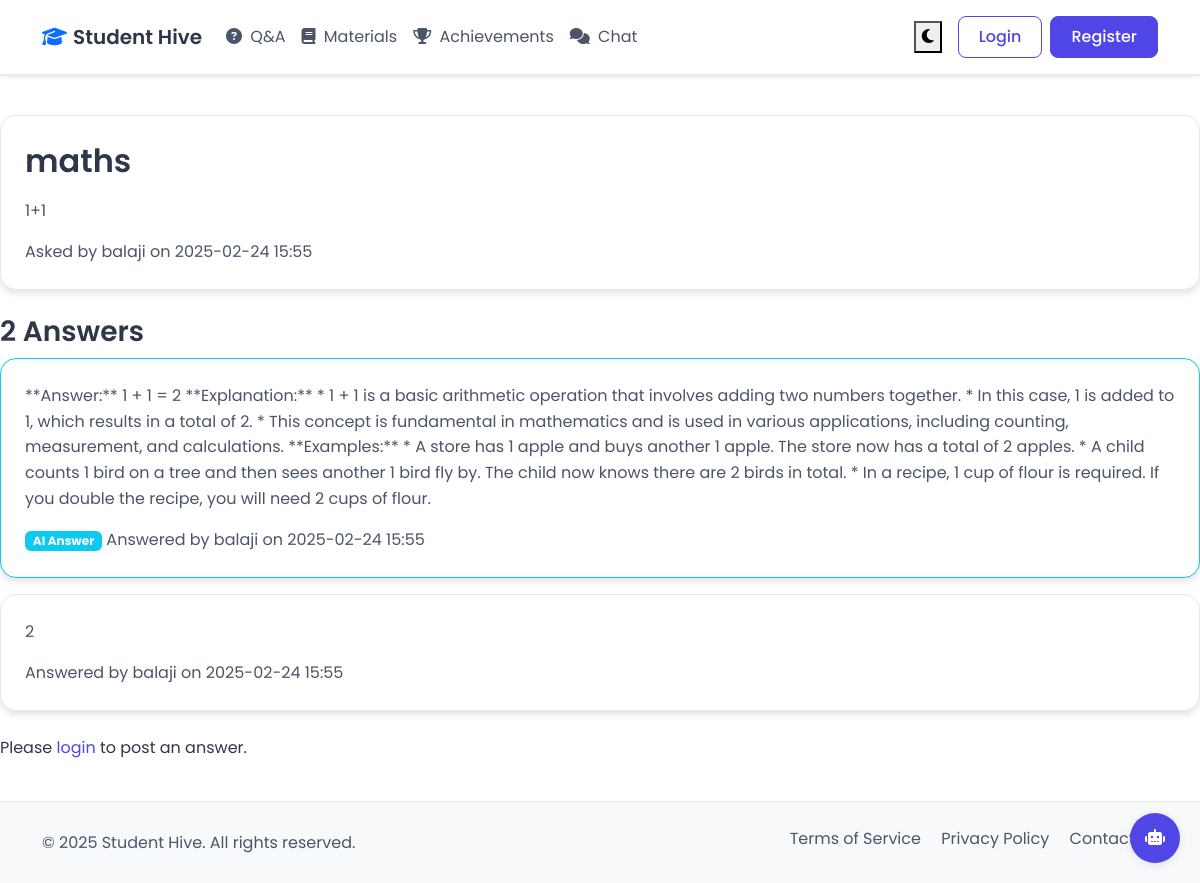
Page /question/2 on the committed database.
### app.py (models this page shows, shortened)
class Question(db.Model):
    id = db.Column(db.Integer, primary_key=True)
    title = db.Column(db.String(200), nullable=False)
    content = db.Column(db.Text, nullable=False)
    timestamp = db.Column(db.DateTime, default=datetime.utcnow)
    user_id = db.Column(db.Integer, db.ForeignKey('user.id'), nullable=False)
    answers = db.relationship('Answer', backref='question', lazy=True)

class User(UserMixin, db.Model):
    id = db.Column(db.Integer, primary_key=True)
    username = db.Column(db.String(80), unique=True, nullable=False)
    email = db.Column(db.String(120), unique=True, nullable=False)
    password_hash = db.Column(db.String(128))
    questions = db.relationship('Question', backref='author', lazy=True)
    answers = db.relationship('Answer', backref='author', lazy=True)
    achievements = db.relationship('Achievement', backref='user', lazy=True)
    materials = db.relationship('StudyMaterial', backref='author', lazy=True)
    projects = db.relationship('Project', backref='author', lazy=True)
    chat_messages = db.relationship('ChatMessage', backref='author', lazy=True)
    achievement_comments = db.relationship('AchievementComment', backref='author', lazy=True)
    tutor_sessions = db.relationship('TutorSession', backref='student', lazy=True)

class Answer(db.Model):
    id = db.Column(db.Integer, primary_key=True)
    content = db.Column(db.Text, nullable=False)
    timestamp = db.Column(db.DateTime, default=datetime.utcnow)
    is_ai = db.Column(db.Boolean, default=False)
    user_id = db.Column(db.Integer, db.ForeignKey('user.id'), nullable=False)
    question_id = db.Column(db.Integer, db.ForeignKey('question.id'), nullable=False)

### app.py (the view)
@app.route('/question/<int:question_id>')
def view_question(question_id):
    question = Question.query.get_or_404(question_id)
    return render_template('question.html', question=question)

### templates/question.html
{% extends "base.html" %}
{% block content %}
<div class="row">
    <div class="col-md-12">
        <div class="card mb-4">
            <div class="card-body">
                <h2 class="card-title">{{ question.title }}</h2>
                <p class="card-text">{{ question.content }}</p>
                <div class="text-muted">
                    Asked by {{ question.author.username }} on {{ question.timestamp.strftime('%Y-%m-%d %H:%M') }}
                </div>
            </div>
        </div>
        <h3>{{ question.answers|length }} Answers</h3>
        {% for answer in question.answers %}
        <div class="card mb-3 {% if answer.is_ai %}border-info{% endif %}">
            <div class="card-body">
                <p class="card-text">{{ answer.content }}</p>
                <div class="text-muted">
                    {% if answer.is_ai %}
                    <span class="badge bg-info">AI Answer</span>
                    {% endif %}
                    Answered by {{ answer.author.username }} on {{ answer.timestamp.strftime('%Y-%m-%d %H:%M') }}
                </div>
            </div>
        </div>
        {% endfor %}
        {% if current_user.is_authenticated %}
        <div class="card mt-4">
            <div class="card-body">
                <h4>Your Answer</h4>
                <form method="POST" action="{{ url_for('post_answer', question_id=question.id) }}">
                    <div class="mb-3">
                        <textarea class="form-control" name="content" rows="4" required></textarea>
                    </div>
                    <button type="submit" class="btn btn-primary">Post Answer</button>
                </form>
            </div>
        </div>
        {% else %}
        <p class="mt-4">Please <a href="{{ url_for('login') }}">login</a> to post an answer.</p>
        {% endif %}
    </div>
</div>
{% endblock %}

### static/style.css (style rules this page uses)
:root { --bg-primary: #ffffff; --bg-secondary: #f8f9fa; --text-primary: #2d3748; --text-secondary: #4a5568; --accent-primary: #4f46e5; --accent-secondary: #818cf8; --border-color: #e2e8f0; --card-bg: #ffffff; --shadow-color: rgba(0, 0, 0, 0.1); --success-color: #059669; --danger-color: #dc2626; --input-text: #2d3748; --input-bg: #ffffff; --input-border: #e2e8f0; --dropdown-bg: #ffffff; --dropdown-text: #2d3748; --dropdown-hover: #f8f9fa; --link-color: #4f46e5; }
body { background-color: var(--bg-primary); color: var(--text-primary); transition: background-color 0.3s, color 0.3s; font-family: 'Poppins', system-ui, -apple-system, sans-serif; line-height: 1.6; }
h1, h2, h3, h4, h5, h6 { color: var(--text-primary); font-weight: 600; line-height: 1.3; }
.text-muted { color: var(--text-secondary) !important; }
a { color: var(--link-color); text-decoration: none; }
.card { background-color: var(--card-bg); border: 1px solid var(--border-color); border-radius: 1rem; box-shadow: 0 4px 6px var(--shadow-color); transition: transform 0.2s, box-shadow 0.2s; }
.card-body { padding: 1.5rem; }
.card-title { color: var(--text-primary); font-weight: 600; margin-bottom: 1rem; }
.card-text { color: var(--text-secondary); }

### rows in the picture
Question: title "maths", content "1+1", timestamp "2025-02-24 15:55"
User: author.username "balaji"
Answer: content "**Answer:** 1 + 1 = 2 **Explanation:** * 1 + 1 is a basic arithmetic operation that involves adding two numbers together. * In this case, 1 is added to 1, which results in a total of 2. * This concept is fundamental in mathematics and is used in various applications, including counting, measurement, and calculations. **Examples:** * A store has 1 apple and buys another 1 apple. The store now has a total of 2 apples. * A child counts 1 bird on a tree and then sees another 1 bird fly by. The child now knows there are 2 birds in total. * In a recipe, 1 cup of flour is required. If you double the recipe, you will need 2 cups of flour.", is_ai "AI Answer", author.username "balaji", timestamp "2025-02-24 15:55"
Answer: content "2", author.username "balaji", timestamp "2025-02-24 15:55"

### other values in the picture
{{ question.answers|length }} "2"
